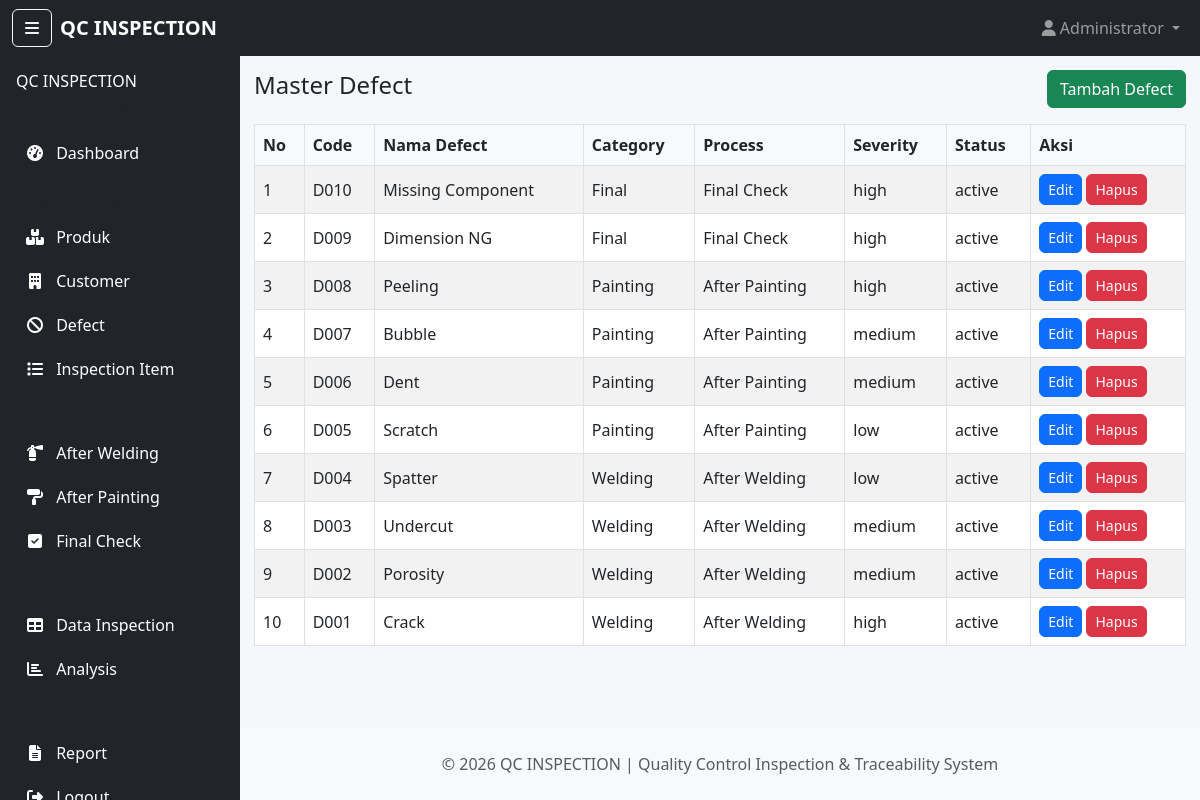
Page /admin/defects/index.php (signed in) on the committed database.
### tables this page shows
CREATE TABLE `defects` (
  `id` INT UNSIGNED NOT NULL AUTO_INCREMENT,
  `defect_code` VARCHAR(50) NOT NULL UNIQUE,
  `defect_name` VARCHAR(150) NOT NULL,
  `category` VARCHAR(100) DEFAULT NULL,
  `process` VARCHAR(100) DEFAULT NULL,
  `severity` ENUM('low','medium','high') DEFAULT 'medium',
  `description` TEXT DEFAULT NULL,
  `status` ENUM('active','inactive') DEFAULT 'active',
  PRIMARY KEY (`id`)
);

### includes/functions.php (called while the page is built, shortened)
<?php
function esc(string $s): string
{
    return htmlspecialchars($s, ENT_QUOTES | ENT_SUBSTITUTE, 'UTF-8');
}
function current_user(): ?array
{
    return $_SESSION['user'] ?? null;
}
?>

### admin/defects/index.php (the view, shortened to what this page needs)
<?php
require_once __DIR__ . '/../../includes/functions.php';
$pdo = getPDO();
$rows = $pdo->query('SELECT * FROM defects ORDER BY id DESC')->fetchAll(PDO::FETCH_ASSOC);
?>
<?php require_once __DIR__ . '/../../includes/header.php'; ?>
<div class="d-flex justify-content-between align-items-center mb-3">
    <h4>Master Defect</h4>
    <a href="create.php" class="btn btn-success">Tambah Defect</a>
</div>
<table class="table table-striped table-bordered">
    <thead><tr><th>No</th><th>Code</th><th>Nama Defect</th><th>Category</th><th>Process</th><th>Severity</th><th>Status</th><th>Aksi</th></tr></thead>
    <tbody>
        <?php $i=1; foreach($rows as $r): ?>
            <tr>
                <td><?php echo $i++; ?></td>
                <td><?php echo esc($r['defect_code']); ?></td>
                <td><?php echo esc($r['defect_name']); ?></td>
                <td><?php echo esc($r['category']); ?></td>
                <td><?php echo esc($r['process']); ?></td>
                <td><?php echo esc($r['severity']); ?></td>
                <td><?php echo esc($r['status']); ?></td>
                <td>
                    <a href="edit.php?id=<?php echo $r['id']; ?>" class="btn btn-sm btn-primary">Edit</a>
                    <form method="post" action="delete.php" style="display:inline-block;" onsubmit="return confirm('Hapus defect?');">
                        <button class="btn btn-sm btn-danger">Hapus</button>
                    </form>
                </td>
            </tr>
        <?php endforeach; ?>
    </tbody>
</table>
<?php require_once __DIR__ . '/../../includes/footer.php'; ?>

### includes/header.php (shortened to what this page needs)
<?php
require_once __DIR__ . '/functions.php';
$user = current_user();
?>
<!doctype html>
<html lang="id">
<head>
    <link href="https://cdn.jsdelivr.net/npm/bootstrap@5.3.0/dist/css/bootstrap.min.css" rel="stylesheet">
    <link href="https://cdnjs.cloudflare.com/ajax/libs/font-awesome/6.4.0/css/all.min.css" rel="stylesheet">
    <link href="/qc_inspection/assets/css/style.css" rel="stylesheet">
</head>
<body>
<nav class="navbar navbar-expand-lg navbar-dark bg-dark">
  <div class="container-fluid">
    <button class="btn btn-outline-light me-2 d-none d-md-inline" id="sidebarToggle" title="Toggle sidebar"><i class="fa fa-bars"></i></button>
    <a class="navbar-brand" href="/qc_inspection/index.php">QC INSPECTION</a>
    <div class="collapse navbar-collapse" id="navbarNav">
      <ul class="navbar-nav ms-auto">
        <?php if ($user): ?>
            <li class="nav-item dropdown">
                <a class="nav-link dropdown-toggle" href="#" id="userMenu" role="button" data-bs-toggle="dropdown">
                    <i class="fa fa-user"></i> <?php echo esc($user['name']); ?>
                </a>
            </li>
        <?php else: ?>
            <li class="nav-item"><a class="nav-link" href="/qc_inspection/auth/login.php">Login</a></li>
        <?php endif; ?>
      </ul>
    </div>
  </div>
</nav>
<div class="container-fluid content-wrapper">
    <?php require_once __DIR__ . '/sidebar.php'; ?>
    <div class="main-content">

### includes/sidebar.php (shortened to what this page needs)
<div class="sidebar-container bg-dark text-white vh-100 p-3">
    <div class="d-flex align-items-center justify-content-between mb-3">
        <div>
            <h6 class="text-uppercase mb-0">QC INSPECTION</h6>
            <small class="text-muted">QC & Traceability</small>
        </div>
    </div>
    <ul class="nav nav-pills flex-column">
        <li class="nav-item"><a class="nav-link text-white" href="/qc_inspection/index.php"><i class="fa fa-tachometer-alt"></i> <span class="nav-label ms-2">Dashboard</span></a></li>
        <li class="nav-item mt-3"><strong class="text-muted ps-2">Master Data</strong></li>
        <li class="nav-item"><a class="nav-link text-white" href="/qc_inspection/admin/products/index.php"><i class="fa fa-boxes"></i> <span class="nav-label ms-2">Produk</span></a></li>
        <li class="nav-item"><a class="nav-link text-white" href="/qc_inspection/admin/customers/index.php"><i class="fa fa-building"></i> <span class="nav-label ms-2">Customer</span></a></li>
        <li class="nav-item"><a class="nav-link text-white" href="/qc_inspection/admin/defects/index.php"><i class="fa fa-ban"></i> <span class="nav-label ms-2">Defect</span></a></li>
        <li class="nav-item"><a class="nav-link text-white" href="/qc_inspection/admin/inspection_items/index.php"><i class="fa fa-list"></i> <span class="nav-label ms-2">Inspection Item</span></a></li>
        <li class="nav-item mt-3"><strong class="text-muted ps-2">Inspection</strong></li>
        <li class="nav-item"><a class="nav-link text-white" href="/qc_inspection/inspection/after_welding/index.php"><i class="fa fa-fire-extinguisher"></i> <span class="nav-label ms-2">After Welding</span></a></li>
        <li class="nav-item"><a class="nav-link text-white" href="/qc_inspection/inspection/after_painting/index.php"><i class="fa fa-paint-roller"></i> <span class="nav-label ms-2">After Painting</span></a></li>
        <li class="nav-item"><a class="nav-link text-white" href="/qc_inspection/inspection/final_check/index.php"><i class="fa fa-check-square"></i> <span class="nav-label ms-2">Final Check</span></a></li>
        <li class="nav-item mt-3"><strong class="text-muted ps-2">Data & Analysis</strong></li>
        <li class="nav-item"><a class="nav-link text-white" href="/qc_inspection/data_inspection.php"><i class="fa fa-table"></i> <span class="nav-label ms-2">Data Inspection</span></a></li>
        <li class="nav-item"><a class="nav-link text-white" href="/qc_inspection/analysis/defect.php"><i class="fa fa-chart-bar"></i> <span class="nav-label ms-2">Analysis</span></a></li>
        <li class="nav-item mt-3"><strong class="text-muted ps-2">Lainnya</strong></li>
        <li class="nav-item"><a class="nav-link text-white" href="/qc_inspection/reports/index.php"><i class="fa fa-file-alt"></i> <span class="nav-label ms-2">Report</span></a></li>
        <li class="nav-item"><a class="nav-link text-white" href="/qc_inspection/auth/logout.php"><i class="fa fa-sign-out-alt"></i> <span class="nav-label ms-2">Logout</span></a></li>
    </ul>
</div>

### includes/footer.php (shortened to what this page needs)
    </div>
    </div>
<footer class="bg-light text-muted py-3 mt-4">
    <div class="footer-inner">
        <div>© <?php echo date('Y'); ?> QC INSPECTION | Quality Control Inspection & Traceability System</div>
    </div>
</footer>
</body>
</html>

### assets/css/style.css (style rules this page uses)
:root { --sidebar-width: 240px; --sidebar-collapsed-width: 70px; --navbar-height: 56px; }
html, body { height: 100%; margin: 0; padding: 0; }
body { background: #f5f7fa; font-family: system-ui, -apple-system, Segoe UI, Roboto, "Helvetica Neue", Arial; display: flex; flex-direction: column; min-height: 100vh; }
.container-fluid.content-wrapper { padding: 8px 14px; margin-top: 0; }
.sidebar-container { width: var(--sidebar-width); position: fixed; left: 0; top: var(--navbar-height); max-height: calc(100vh - var(--navbar-height)); overflow-y: auto; padding-right: 10px; background: transparent; transform: translateX(0); transition: transform 0.25s ease, width 0.25s ease; z-index: 1040; }
.sidebar-container .nav-link { border-radius: 6px; padding: 10px; color: rgba(255, 255, 255, 0.95); }
.sidebar-container .nav-link i { width: 18px; text-align: center; }
.sidebar-container .nav-label { transition: opacity 0.15s ease-in-out; }
.main-content { transition: padding-left 0.2s ease, transform 0.2s ease; padding-top: 6px; margin-top: 0 !important; display: flex; flex-direction: column; justify-content: flex-start; }
@media (min-width: 768px) { body:not(.sidebar-collapsed) .main-content { padding-left: var(--sidebar-width); } }
@media (min-width: 768px) { .main-content { margin-left: 0; width: 100%; } }
.main-content { transform: none !important; }
.container-fluid.content-wrapper { padding-top: 0 !important; }
.main-content > * { margin-top: 0; }
.main-content h1, .main-content h2, .main-content h3, .main-content h4, .main-content h5, .main-content h6 { margin-top: 0 !important; padding-top: 0 !important; }
.sidebar-container { left: 0; }
.navbar { margin-bottom: 0; position: fixed; top: 0; left: 0; right: 0; z-index: 1100; }
.content-wrapper { padding-top: calc( var(--navbar-height) + 40px ); }
.main-content { padding-top: 70px; }
.navbar-brand { font-weight: 700; }
.content-wrapper { padding-top: 490px; padding-left: 12px; padding-right: 12px; margin-top: 0; flex: 1 0 auto; }
footer { flex-shrink: 0; }
.footer-inner { max-width: 100%; box-sizing: border-box; padding: 8px 12px; margin: 0 auto; text-align: center; }
@media (min-width: 768px) { body:not(.sidebar-collapsed) .footer-inner { margin-left: var(--sidebar-width); max-width: calc(100% - var(--sidebar-width)); padding-left: 12px; padding-right: 12px; } }
body, html { height: 100%; }
.container-fluid { width: 100%; padding-left: 12px; padding-right: 12px; }
.btn { border-radius: 6px; }
.btn-primary { background-color: #0d6efd; border-color: #0d6efd; }
.table { background: #fff; }
.table thead th { background: #f8f9fa; font-weight: 600; }
.table tbody tr td { vertical-align: middle; }

### rows in the picture
defects: defect_code "D010", defect_name "Missing Component", category "Final", process "Final Check", severity "high", status "active"
defects: defect_code "D009", defect_name "Dimension NG", category "Final", process "Final Check", severity "high", status "active"
defects: defect_code "D008", defect_name "Peeling", category "Painting", process "After Painting", severity "high", status "active"
defects: defect_code "D007", defect_name "Bubble", category "Painting", process "After Painting", severity "medium", status "active"
defects: defect_code "D006", defect_name "Dent", category "Painting", process "After Painting", severity "medium", status "active"
defects: defect_code "D005", defect_name "Scratch", category "Painting", process "After Painting", severity "low", status "active"
defects: defect_code "D004", defect_name "Spatter", category "Welding", process "After Welding", severity "low", status "active"
defects: defect_code "D003", defect_name "Undercut", category "Welding", process "After Welding", severity "medium", status "active"
defects: defect_code "D002", defect_name "Porosity", category "Welding", process "After Welding", severity "medium", status "active"
defects: defect_code "D001", defect_name "Crack", category "Welding", process "After Welding", severity "high", status "active"

### other values in the picture
$user['name'] "Administrator"
